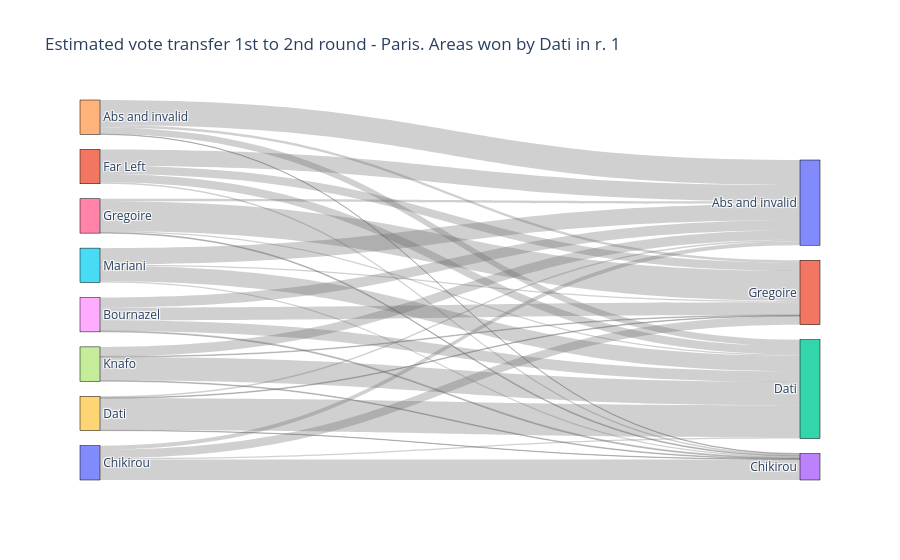

The notebook cell saved with this chart:
### Code cell
# plot done with some help from Gemini :) 

# Define the labels
rows = ["Abs and invalid", "Gregoire", "Dati", "Chikirou"]
cols = ["Abs and invalid", "Mariani", "Gregoire", "Knafo", "Bournazel", "Dati", "Chikirou", "Far Left"]

# uUnique list of all labels for the nodes
all_labels = rows + cols

# Mapping labels to indices
# Source indices will be 0 to 3
# Target indices will be 4 to 11 (offset by the length of rows)
sources = []
targets = []
values = []

for r in range(len(rows)):
    for c in range(len(cols)):
        if estimated_mat_dati[r, c] > 0:  # Only add flows > 0
            sources.append(r) 
            targets.append(c + len(rows)) 
            values.append(estimated_mat_dati[r, c])

fig = go.Figure(data=[go.Sankey(
    node = dict(
      pad = 15,
      thickness = 20,
      line = dict(color = "black", width = 0.5),
      label = all_labels,
    ),
    link = dict(
      # We swap the logic here: 
      # Targets (cols) become the visual starting point
      # Sources (rows) become the visual ending point
      source = targets, 
      target = sources,
      value = values,
      color = "rgba(100, 100, 100, 0.3)" 
  ))])

fig.update_layout(title_text="Estimated vote transfer 1st to 2nd round - Paris. Areas won by Dati in r. 1", font_size=12)
fig.show()


# TO DO: INITIAL SIZES PROPORTIONAL TO AVERAGES IN FIRST ROUND
# MAKES ANALYSIS IMPOSING THAT SECOND ROUND OVERALL PERCENTAGES BE RESPECTED?

### Figure 1 — Plotly figure (JSON) as saved in the notebook; plotly's stock layout.template omitted (floating-point values rounded to 4 significant figures)
{"data": [{"link": {"color": "rgba(100, 100, 100, 0.3)", "source": [4, 5, 6, 7, 8, 9, 10, 11, 4, 5, 6, 7, 8, 9, 10, 11, 4, 5, 6, 7, 8, 9, 10, 11, 4, 5, 6, 7, 8, 9, 10, 11], "target": [0, 0, 0, 0, 0, 0, 0, 0, 1, 1, 1, 1, 1, 1, 1, 1, 2, 2, 2, 2, 2, 2, 2, 2, 3, 3, 3, 3, 3, 3, 3, 3], "value": [0.7272, 0.4735, 0.07573, 0.2782, 0.2897, 0.04237, 0.1171, 0.4766, 0.07131, 0.0411, 0.8655, 0.01933, 0.37, 0.01866, 0.2472, 0.2417, 0.1903, 0.4495, 0.03526, 0.6819, 0.3121, 0.9287, 0.03697, 0.2413, 0.01118, 0.0359, 0.02355, 0.02055, 0.02824, 0.01024, 0.5986, 0.04044]}, "node": {"label": ["Abs and invalid", "Gregoire", "Dati", "Chikirou", "Abs and invalid", "Mariani", "Gregoire", "Knafo", "Bournazel", "Dati", "Chikirou", "Far Left"], "line": {"color": "black", "width": 0.5}, "pad": 15, "thickness": 20}, "type": "sankey"}], "layout": {"font": {"size": 12}, "title": {"text": "Estimated vote transfer 1st to 2nd round - Paris. Areas won by Dati in r. 1"}}}
